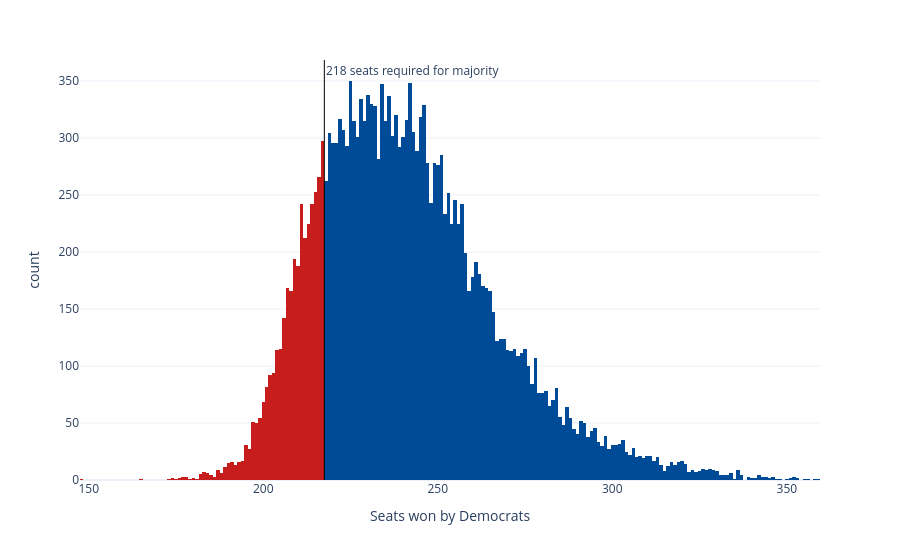

The notebook cell this image was saved under:
### Code cell
sims_hist = px.histogram(seat_sims, x='seats', nbins=np.unique(seat_sims['seats']).shape[0]*2, color='winner',
                         color_discrete_map={'Democrats': '#004b97', 'Republicans': '#c71e1d'},
                         labels={'seats':'Seats won by Democrats', 'winner': 'Winner'}, template='plotly_white')
sims_hist.update_traces(showlegend=False)
sims_hist.add_vline(x=217.5, line_width=1, line_color='black', annotation_text='218 seats required for majority', 
                    annotation_position='top right')
sims_hist

### Figure 1 — Plotly figure (JSON) as saved in the notebook; plotly's stock layout.template omitted (floating-point values rounded to 4 significant figures; data arrays with more than 128 entries replaced by an {"elided": "..."} marker saying what was removed)
{"data": [{"bingroup": "x", "hovertemplate": "Winner=Republicans<br>Seats won by Democrats=%{x}<br>count=%{y}<extra></extra>", "legendgroup": "Republicans", "marker": {"color": "#c71e1d", "pattern": {"shape": ""}}, "name": "Republicans", "nbinsx": 370, "orientation": "v", "showlegend": false, "type": "histogram", "x": {"elided": "3519 int values"}, "xaxis": "x", "yaxis": "y"}, {"bingroup": "x", "hovertemplate": "Winner=Democrats<br>Seats won by Democrats=%{x}<br>count=%{y}<extra></extra>", "legendgroup": "Democrats", "marker": {"color": "#004b97", "pattern": {"shape": ""}}, "name": "Democrats", "nbinsx": 370, "orientation": "v", "showlegend": false, "type": "histogram", "x": {"elided": "16481 int values"}, "xaxis": "x", "yaxis": "y"}], "layout": {"annotations": [{"showarrow": false, "text": "218 seats required for majority", "x": 217.5, "xanchor": "left", "xref": "x", "y": 1, "yanchor": "top", "yref": "y domain"}], "barmode": "relative", "legend": {"title": {"text": "Winner"}, "tracegroupgap": 0}, "margin": {"t": 60}, "shapes": [{"line": {"color": "black", "width": 1}, "type": "line", "x0": 217.5, "x1": 217.5, "xref": "x", "y0": 0, "y1": 1, "yref": "y domain"}], "xaxis": {"anchor": "y", "domain": [0, 1], "title": {"text": "Seats won by Democrats"}}, "yaxis": {"anchor": "x", "domain": [0, 1], "title": {"text": "count"}}}}
